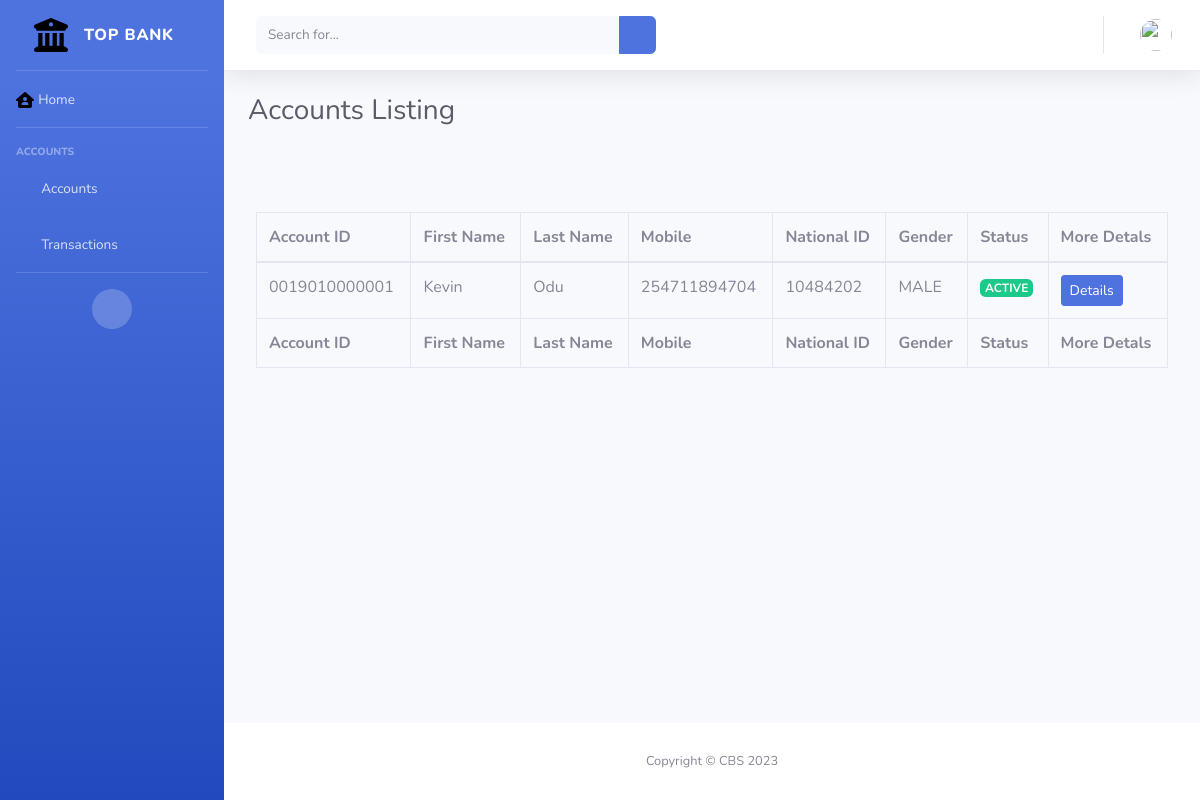
/core/accounts/, run on an earlier commit of the app's database.
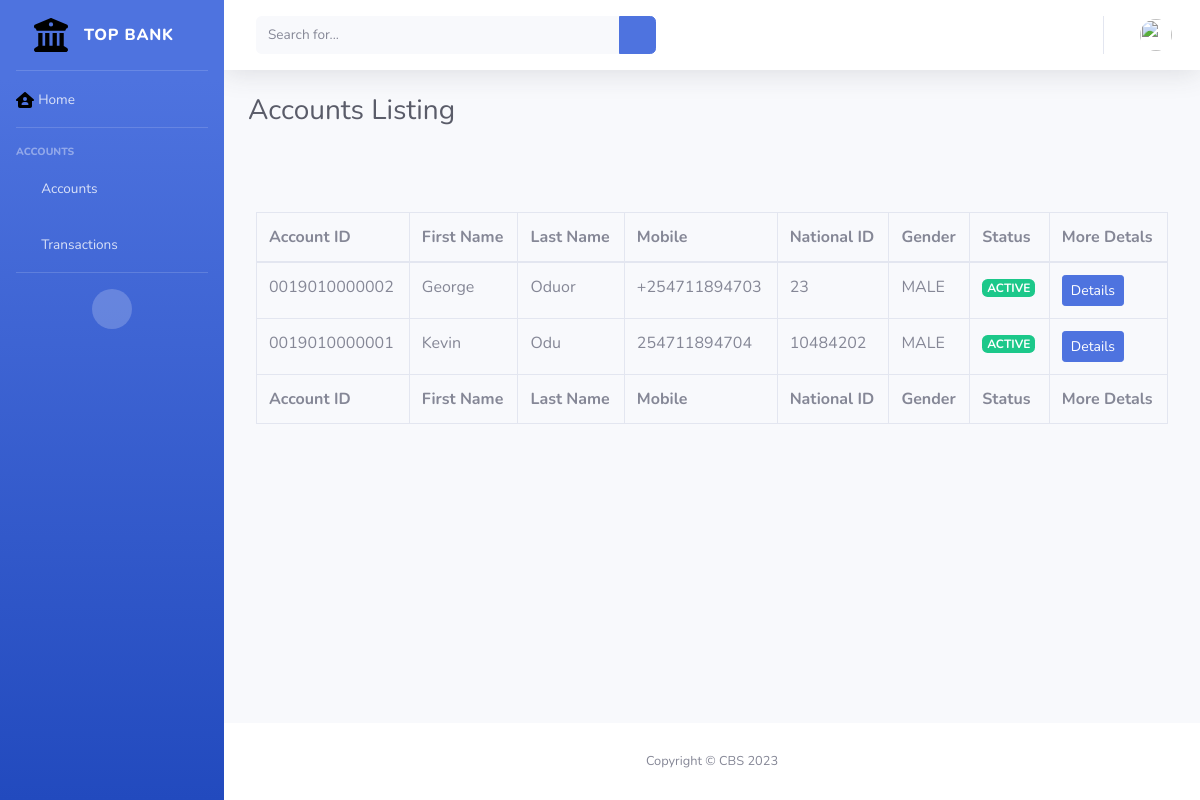
And on a later commit of the database.
### core/models.py (models this page shows, shortened)
class UserAccount(models.Model):
    first_name = models.CharField(max_length=50)
    last_name  = models.CharField(max_length=50)
    email      = models.EmailField(unique=True)
    mobile     = models.CharField(max_length=50,unique=True)
    nationalid = models.CharField(max_length=50,unique=True)
    gender     = models.CharField(max_length=50, choices=[
        ('MALE', 'MALE'),
        ('FEMALE', 'FEMALE')
    ])
    dob        = models.DateField()
    accountid  = models.CharField(max_length=50,unique=True)
    zip_code   = models.CharField(max_length=50)
    address    = models.CharField(max_length=50)
    city       = models.CharField(max_length=50)
    country    = models.CharField(max_length=50)
    status     = models.CharField(max_length=50, choices=[
        ('ACTIVE', 'ACTIVE'),
        ('BLOCKED', 'BLOCKED'),
        ('SUSPENDED', 'SUSPENDED')
    ])
    created_at = models.DateTimeField(auto_now_add=True)
    modified_at = models.DateTimeField(auto_now=True)
    class Meta:
        ordering = ['-created_at']

### core/views.py (the view)
# urls.py: path('accounts/', AccountsListing.as_view(), name='accounts'),
class AccountsListing(View):
    model = UserAccount
    template_name = 'core/accounts.html'
    def get(self, request):
        context = {
            'title': 'Accounts Listing',
            'accounts': UserAccount.objects.all()
            }
        return render(request, 'core/accounts.html', context)

### templates/core/accounts.html (shortened to what this page needs)
{% extends 'core/base.html' %}
{% load static %}
{% block page_styles %}
  <link href="{% static 'vendor/datatables/dataTables.bootstrap4.min.css' %}" rel="stylesheet" />
{% endblock %}
{% block Heading %}
  Accounts Listing
{% endblock %}
{% block maincontent %}
  <div class="row">
    <div class="card-body">
      <div class="table-responsive">
        <table class="table table-bordered" id="dataTable" width="100%" cellspacing="0">
          <thead>
            <tr>
              <th>Account ID</th>
              <th>First Name</th>
              <th>Last Name</th>
              <th>Mobile</th>
              <th>National ID</th>
              <th>Gender</th>
              <th>Status</th>
              <th>More Detals</th>
            </tr>
          </thead>
          <tfoot>
            <tr>
              <th>Account ID</th>
              <th>First Name</th>
              <th>Last Name</th>
              <th>Mobile</th>
              <th>National ID</th>
              <th>Gender</th>
              <th>Status</th>
              <th>More Detals</th>
            </tr>
          </tfoot>
          <tbody>
            {% for account in accounts %}
              <tr>
                <td>{{ account.accountid }}</td>
                <td>{{ account.first_name }}</td>
                <td>{{ account.last_name }}</td>
                <td>{{ account.mobile }}</td>
                <td>{{ account.nationalid }}</td>
                <td>{{ account.gender }}</td>
                <td>
                  {% if account.status == 'ACTIVE' %}
                    <span class="badge badge-success">{{ account.status }}</span>
                  {% elif account.status == 'BLOCKED' %}
                    <span class="badge badge-danger">{{ account.status }}</span>
                  {% elif account.status == 'SUSPENDED' %}
                    <span class="badge badge-warning">{{ account.status }}</span>
                  {% endif %}
                </td>
                <td>
                  <a href="{% url 'core:account_details' account.accountid %}" class="btn btn-primary btn-sm">Details</a>
                </td>
              </tr>
            {% endfor %}
          </tbody>
        </table>
      </div>
    </div>
  </div>
{% endblock %}

What changed in the data, as far as the page shows it:
added UserAccount: accountid "0019010000002", first_name "George", last_name "Oduor", mobile "+254711894703", nationalid "23", gender "MALE", status "ACTIVE"
